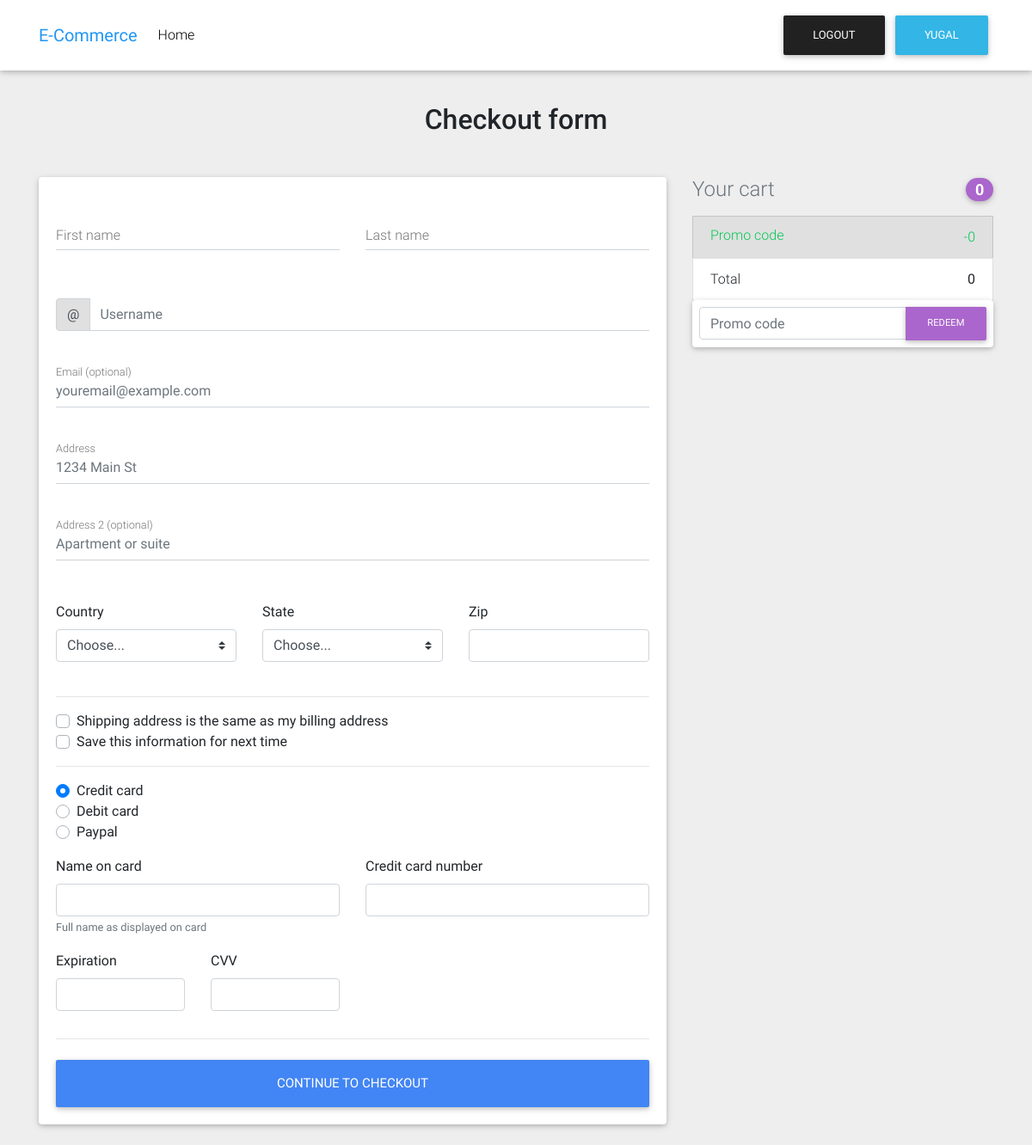
Page /cart/ (signed in) on the earlier database version.
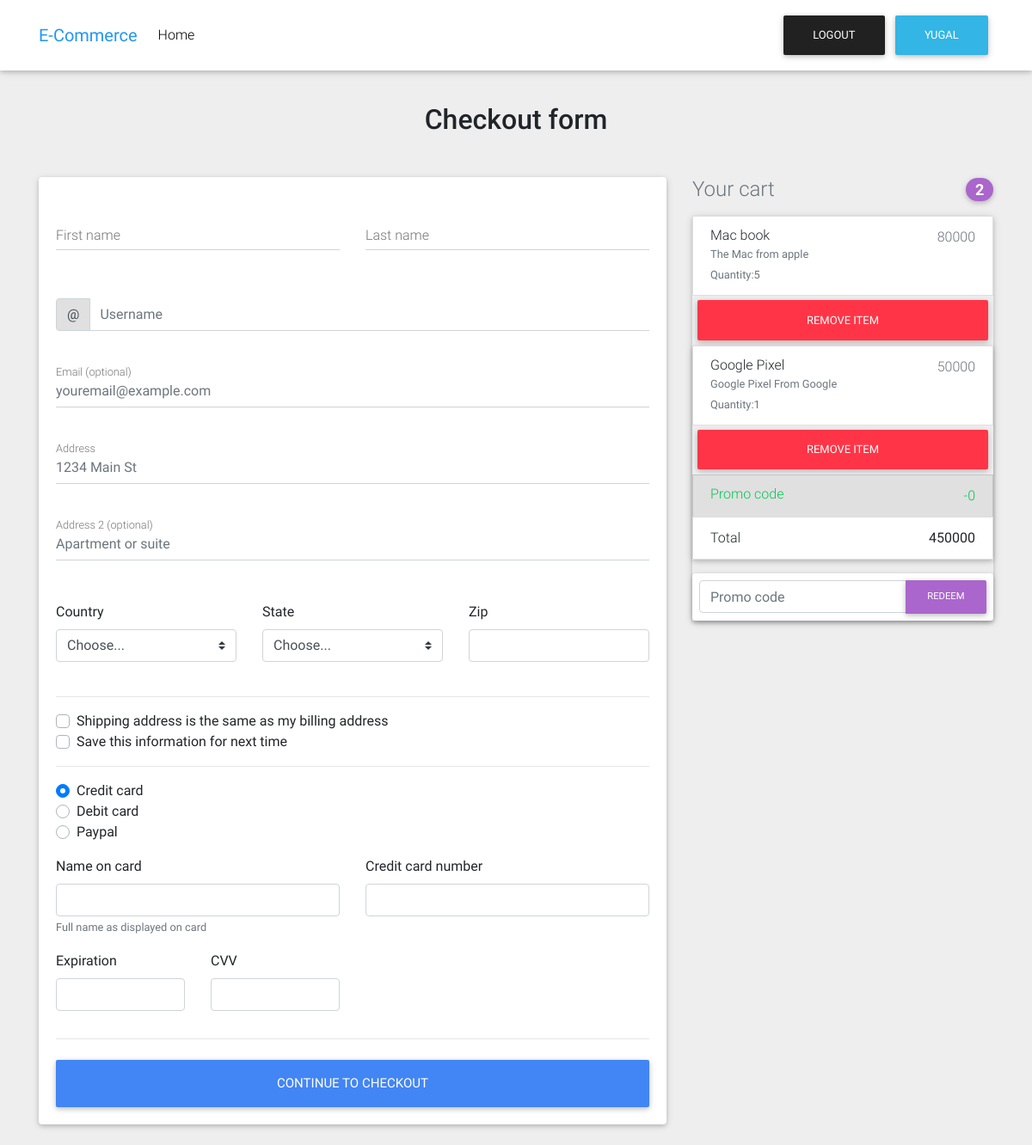
Same page on the later database version.
### ecommerce/models.py (models this page shows)
class Cart(models.Model):
    user=models.ForeignKey(User,on_delete=models.CASCADE)
    products=models.ForeignKey(Product,on_delete=models.CASCADE)
    quantity=models.IntegerField(default=0)

class Product(models.Model):
    name=models.CharField(max_length=20)
    category=models.ForeignKey(Category, on_delete=models.CASCADE)
    price=models.CharField(max_length=20)
    product_image=models.ImageField()
    description=models.CharField(max_length=100)
    oldprice=models.CharField(max_length=10)
    def __str__(self):
        return self.name

### ecommerce/views.py (the view)
# urls.py: path('cart/',cart),
def cart(request):
    cart=Cart.objects.all().filter(user=request.user)
    count=Cart.objects.all().filter(user=request.user).count()
    discount=0
    promocode=""
    if request.method=="POST":
        promocode=request.POST['promocode']
        discount_coupon=Coupon.objects.get(couponcode=promocode)
        discount=discount_coupon.coupon_price
    total=0
    for i in cart:
        quantity=i.quantity
        t=i.products.price
        total=(int(t)*int(quantity))+int(total)
    total=int(total)-int(discount)
    dict={"cart":cart,"total":total,"count":count,"discount":discount,"promocode":promocode}
    return render(request,'checkout.html',dict)

### template/checkout.html (shortened to what the changed rows need)
{% load static %}
<!DOCTYPE html>
<html lang="en">
<head>
  <link rel="stylesheet" href="https://use.fontawesome.com/releases/v5.11.2/css/all.css">
  <link href="{% static 'css/bootstrap.min.css' %}" rel="stylesheet">
  <link href="{% static 'css/mdb.min.css' %}" rel="stylesheet">
  <link href="{% static 'css/style.min.css' %}" rel="stylesheet">
</head>
<body class="grey lighten-3">
  <main class="mt-5 pt-4">
    <div class="container wow fadeIn">
      <h2 class="my-5 h2 text-center">Checkout form</h2>
      <div class="row">
        <div class="col-md-4 mb-4">
          <h4 class="d-flex justify-content-between align-items-center mb-3">
            <span class="text-muted">Your cart</span>
            <span class="badge badge-secondary badge-pill">{{count}}</span>
          </h4>
        {% for i in cart %}
          <ul class="list-group mb-3 z-depth-1">
            <li class="list-group-item d-flex justify-content-between lh-condensed">
              <div>
                <h6 class="my-0">{{i.products}}</h6>
                <small class="text-muted">{{i.products.description}}</small>
                <br>
                <small class="text-muted">Quantity:{{i.quantity}}</small>
              </div>
              <span class="text-muted">{{i.products.price}}</span>
            </li>
            <a href="/removeitem?id={{i.id}}" type='button' class='btn btn-danger'>Remove Item</a>
            {% endfor %}
            <li class="list-group-item d-flex justify-content-between bg-light">
              <div class="text-success">
              </div>
              <span class="text-success">-{{discount}}</span>
            </li>
            <li class="list-group-item d-flex justify-content-between">
              <span>Total</span>
              <strong>{{total}}</strong>
            </li>
          </ul>
          <form method="POST" class="card p-2" action="/cart/">
            <div class="input-group">
            </div>
          </form>
        </div>
      </div>
    </div>
  </main>
</body>
</html>

Differences in the rows shown:
added Cart: products "Mac book", products.description "The Mac from apple", quantity "5", products.price "80000"
added Cart: products "Google Pixel", products.description "Google Pixel From Google", quantity "1", products.price "50000"
Other differences:
{{ count }}: "0" → "2"
{{ total }}: "0" → "450000"
